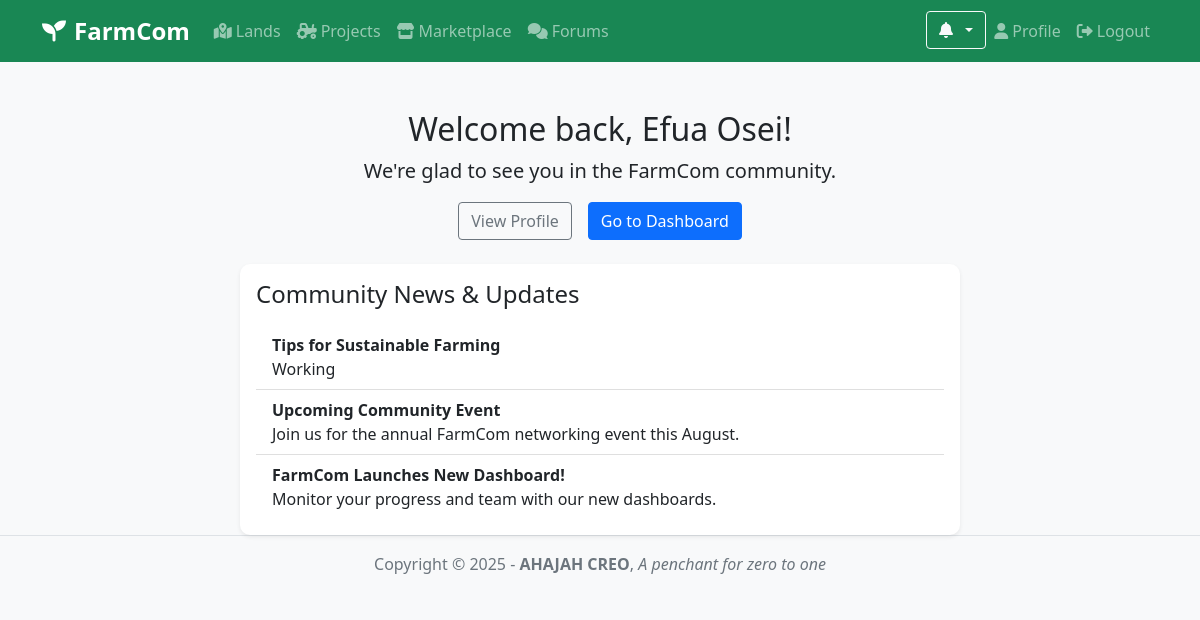
The app's page /home/ (signed in) with its own data.
### accounts/models.py (models this page shows, shortened)
class User(AbstractUser):
    USER_TYPES = (
        ('LANDOWNER', 'Landowner'),
        ('FARMER', 'Professional Farmer'),
        ('WORKER', 'Farm Worker'),
        ('INVESTOR', 'Investor'),
        ('STUDENT', 'Student'),
    )
    user_type = models.CharField(max_length=20, choices=USER_TYPES)
    phone = models.CharField(max_length=20)
    location = models.CharField(max_length=100)
    bio = models.TextField(blank=True)
    skills = models.CharField(max_length=200, blank=True)
    avatar = models.ImageField(upload_to='avatars/', blank=True, null=True)
    groups = models.ManyToManyField(
        Group,
        verbose_name='groups',
        blank=True,
        help_text='The groups this user belongs to. A user will get all permissions granted to each of their groups.',
        related_name="accounts_user_groups",  # Custom related_name
        related_query_name="accounts_user",
    )
    user_permissions = models.ManyToManyField(
        Permission,
        verbose_name='user permissions',
        blank=True,
        help_text='Specific permissions for this user.',
        related_name="accounts_user_permissions",  # Custom related_name
        related_query_name="accounts_user",
    )
    supervisor = models.ForeignKey(
        'self',
        null=True,
        blank=True,
        on_delete=models.SET_NULL,
        related_name='supervised_workers',
        limit_choices_to={'user_type': 'FARMER'},
        help_text='The professional farmer supervising this worker (if applicable).'
    )

### farmcom/models.py (models this page shows, shortened)
class CommunityNews(models.Model):
    title = models.CharField(max_length=200)
    content = models.TextField()
    created_at = models.DateTimeField(auto_now_add=True)
    updated_at = models.DateTimeField(auto_now=True)
    is_active = models.BooleanField(default=True)
    created_by = models.ForeignKey(settings.AUTH_USER_MODEL, on_delete=models.CASCADE, null=True, blank=True)
    class Meta:
        ordering = ['-created_at']
        verbose_name_plural = "Community News"

### farmcom/views.py (the view)
# urls.py: path('home/', views.logged_in_home, name='logged_in_home'),
@login_required
def logged_in_home(request):
    user = request.user
    news = CommunityNews.objects.filter(is_active=True).order_by('-created_at')[:5]
    return render(request, 'home_logged_in.html', {
        'user': user,
        'news': news,
    })

### accounts/context_processors.py (called while the page is built)
def notification_data(request):
    if request.user.is_authenticated:
        unread_notifications = Notification.objects.filter(user=request.user, is_read=False).count()
        recent_notifications = Notification.objects.filter(user=request.user, is_read=False).order_by('-created_at')[:5]
        return {
            'unread_notifications': unread_notifications,
            'recent_notifications': recent_notifications,
        }
    return {
        'unread_notifications': 0,
        'recent_notifications': [],
    }

def dashboard_url(request):
    if request.user.is_authenticated:
        return {
            'user_dashboard_url': get_user_dashboard_url(request.user),
            'user_home_url': get_user_home_url(request.user)
        }
    return {
        'user_dashboard_url': 'home',
        'user_home_url': 'home'
    }

### accounts/utils.py (called while the page is built)
def get_user_dashboard_url(user):
    if user.is_superuser:
        return 'admin_dashboard'
    elif user.user_type == 'FARMER':
        return 'farmer_dashboard'
    elif user.user_type == 'WORKER':
        return 'worker_dashboard'
    elif user.user_type == 'INVESTOR':
        return 'investor_dashboard'
    elif user.user_type == 'STUDENT':
        return 'student_dashboard'
    elif user.user_type == 'LANDOWNER':
        return 'landowner_home'  # Landowners use landowner_home as their dashboard
    else:
        return 'user_dashboard'  # Default fallback

def get_user_home_url(user):
    if user.is_superuser:
        return 'superuser_home'  # Superusers go to their custom home page
    elif user.user_type == 'FARMER':
        return 'farmer_home'
    elif user.user_type == 'WORKER':
        return 'worker_home'
    elif user.user_type == 'INVESTOR':
        return 'investor_home'
    elif user.user_type == 'STUDENT':
        return 'student_home'
    elif user.user_type == 'LANDOWNER':
        return 'landowner_home'
    else:
        return 'logged_in_home'  # Default fallback

### templates/home_logged_in.html
{% extends 'base.html' %}
{% block content %}
<div class="container mt-5">
    <div class="row mb-4">
        <div class="col-12 text-center">
            <h2>Welcome back, {{ user.get_full_name|default:user.username }}!</h2>
            <p class="lead">We're glad to see you in the FarmCom community.</p>
            <div class="d-flex justify-content-center gap-3 mt-3">
                <a href="{% url 'profile' %}" class="btn btn-outline-secondary">View Profile</a>
                <a href="{% url user_dashboard_url %}" class="btn btn-primary">Go to Dashboard</a>
            </div>
        </div>
    </div>
    <div class="row justify-content-center">
        <div class="col-md-8">
            <div class="card shadow-sm">
                <div class="card-body">
                    <h4 class="card-title mb-3">Community News & Updates</h4>
                    <ul class="list-group list-group-flush">
                        {% for item in news %}
                        <li class="list-group-item">
                            <strong>{{ item.title }}</strong><br>
                            <span>{{ item.content }}</span>
                        </li>
                        {% endfor %}
                    </ul>
                </div>
            </div>
        </div>
    </div>
</div>
{% endblock %}

### static/css/style.css (style rules this page uses)
:root { --primary-green: #28a745; --secondary-green: #20c997; --dark-green: #1e7e34; --light-green: #d4edda; }
body { font-family: 'Segoe UI', Tahoma, Geneva, Verdana, sans-serif; background-color: #f8f9fa; }
.card { border: none; border-radius: 10px; box-shadow: 0 2px 10px rgba(0,0,0,0.1); transition: transform 0.2s; }
.btn-outline-secondary { border-color: #6c757d; color: #6c757d; }

### records on screen
User: get_full_name "Efua Osei"
CommunityNews: title "Tips for Sustainable Farming", content "Working"
CommunityNews: title "Upcoming Community Event", content "Join us for the annual FarmCom networking event this August."
CommunityNews: title "FarmCom Launches New Dashboard!", content "Monitor your progress and team with our new dashboards."
